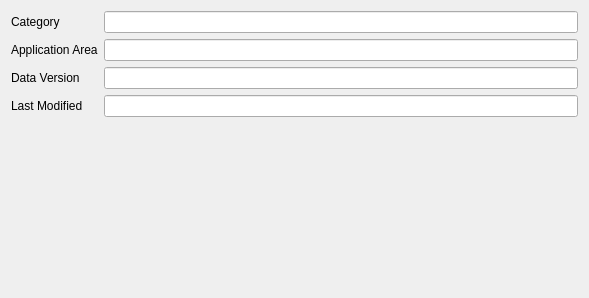
<?xml version="1.0" encoding="UTF-8"?>
<ui version="4.0">
 <class>AnnotationsAndTags</class>
 <widget class="QWidget" name="AnnotationsAndTags">
  <property name="geometry">
   <rect>
    <x>0</x>
    <y>0</y>
    <width>589</width>
    <height>298</height>
   </rect>
  </property>
  <property name="windowTitle">
   <string>AnnotationsAndTags</string>
  </property>
  <layout class="QFormLayout" name="formLayout">
   <item row="0" column="0">
    <widget class="QLabel" name="labelCategory">
     <property name="text">
      <string>Category</string>
     </property>
    </widget>
   </item>
   <item row="0" column="1">
    <widget class="QLineEdit" name="lineEditCategory"/>
   </item>
   <item row="1" column="0">
    <widget class="QLabel" name="labelApplicationArea">
     <property name="text">
      <string>Application Area</string>
     </property>
    </widget>
   </item>
   <item row="1" column="1">
    <widget class="QLineEdit" name="lineEditApplicationArea"/>
   </item>
   <item row="2" column="0">
    <widget class="QLabel" name="labelDataVersion">
     <property name="text">
      <string>Data Version</string>
     </property>
    </widget>
   </item>
   <item row="2" column="1">
    <widget class="QLineEdit" name="lineEditDataVersion"/>
   </item>
   <item row="3" column="0">
    <widget class="QLabel" name="labelLastModified">
     <property name="text">
      <string>Last Modified</string>
     </property>
    </widget>
   </item>
   <item row="3" column="1">
    <widget class="QLineEdit" name="lineEditLastModified"/>
   </item>
  </layout>
 </widget>
 <resources/>
 <connections/>
</ui>
